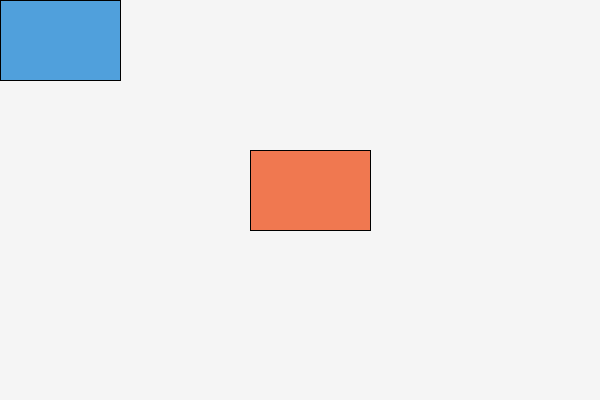
Frame 1 (no input)
Frame 60 (the mouse pressed at the canvas centre just before this capture): identical to frame 1, image omitted
Frame 120 (the mouse held since frame 60 and released just before this capture): identical to frame 1, image omitted

The Processing sketch that drew this single still picture (run headless with seeded random() and noise(); from frame 60 on, the mouse is pressed at the canvas centre):

// Processing sketch: sample_05_01_translate
// ── sample_05_01_translate.pde
void setup() {
  size(600, 400);
}

void draw() {
  background(245);

  fill(80, 160, 220);
  rect(0, 0, 120, 80);

  translate(250, 150);

  fill(240, 120, 80);
  rect(0, 0, 120, 80);
}
